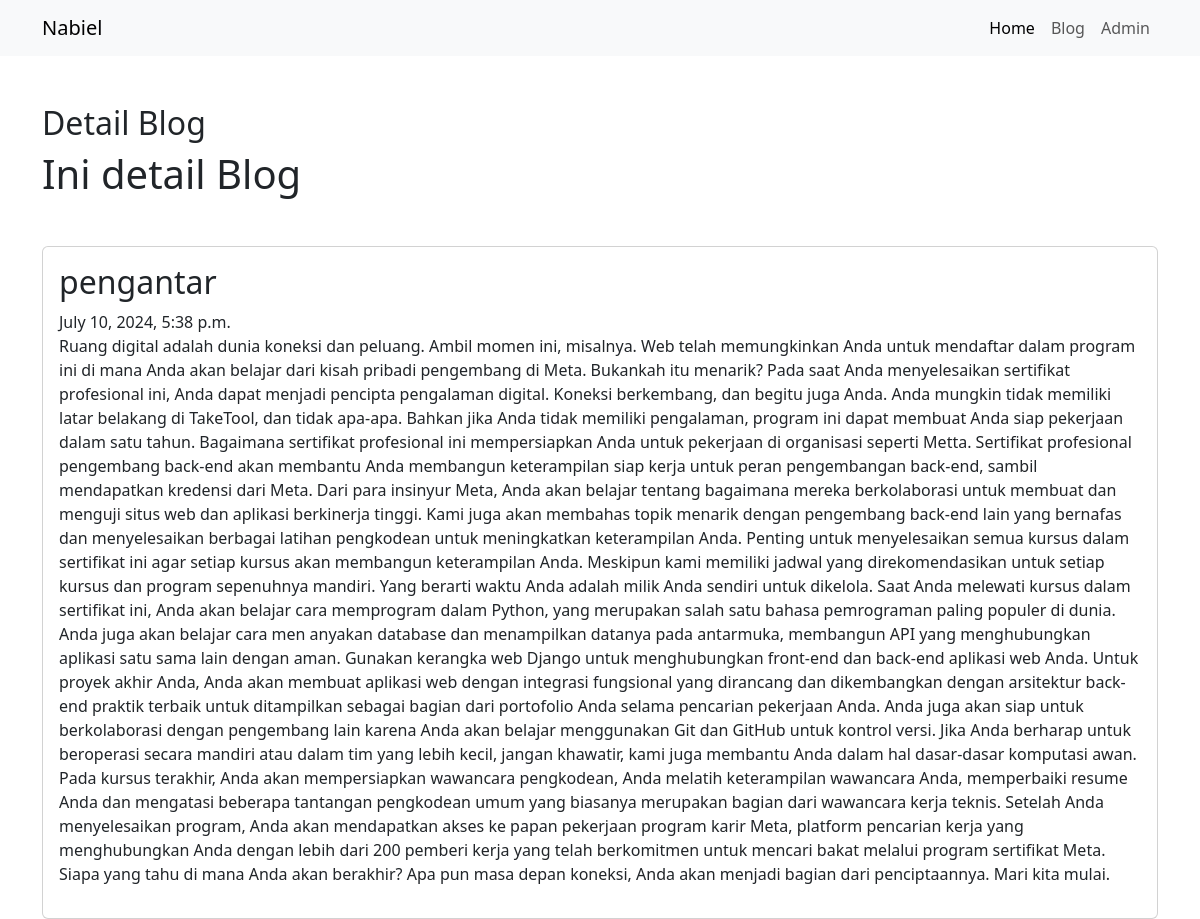
Page /blog/detail/pengantar/ on the committed database.
### blog/models.py (models this page shows, shortened)
class Artikel(models.Model):
    judul = models.CharField(max_length=255)
    isi = models.TextField()
    kategori = models.ForeignKey(Kategori,on_delete=models.CASCADE)
    slug_art = models.SlugField(editable=False,blank=True)
    pubdate = models.DateTimeField(auto_now_add=True)
    update = models.DateTimeField(auto_now=True)

### blog/views.py (the view)
# urls.py: path('detail/<slug:slugInput>/',views.detail_artikel,name='detail'),
def detail_artikel(request,slugInput):
    detail_articles = Artikel.objects.get(slug_art=slugInput)
    context = {
        'Judul' : 'Detail Blog',
        'Heading' : 'Ini detail Blog',
        'DetailArtikel' : detail_articles,
    }
    return render(request,'blog/detail.html',context)

### blog/templates/blog/detail.html (shortened to what this page needs)
{% extends "base.html" %}
{% block title %}
<h2 class="mt-5">{{Judul}}</h2>
{% endblock title %}
{% block content %}
<h1>{{Heading}}</h1>
        <div class="card mt-5">
            <div class="card-body">
                <h2 class="card-title">{{DetailArtikel.judul}}</h2>
                <span class="text-secondar">{{DetailArtikel.pubdate}}</span>
                <p class="text-dark fst-normal">{{DetailArtikel.isi}}</p>
            </div>
        </div>
{% endblock content %}

### rows in the picture
Artikel: judul "pengantar", pubdate "July 10, 2024, 5:38 p.m.", isi "Ruang digital adalah dunia koneksi dan peluang. Ambil momen ini, misalnya. Web telah memungkinkan Anda untuk mendaftar dalam program ini di mana Anda akan belajar dari kisah pribadi pengembang di Meta. Bukankah itu menarik? Pada saat Anda menyelesaikan sertifikat profesional ini, Anda dapat menjadi pencipta pengalaman digital. Koneksi berkembang, dan begitu juga Anda. Anda mungkin tidak memiliki latar belakang di TakeTool, dan tidak apa-apa. Bahkan jika Anda tidak memiliki pengalaman, program ini dapat membuat Anda siap pekerjaan dalam satu tahun. Bagaimana sertifikat profesional ini mempersiapkan Anda untuk pekerjaan di organisasi seperti Metta. Sertifikat profesional pengembang back-end…"

### other values in the picture
{{ Judul }} "Detail Blog"
{{ Heading }} "Ini detail Blog"
